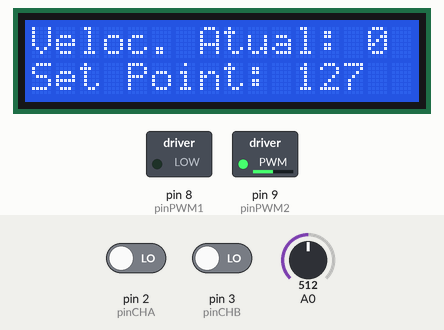
Simulated run of this sketch. Board: Arduino Uno, built with avr-gcc and run on an emulated ATmega328P. Parts: 16×2 character LCD, switched loads named in the sketch (green lamp = pin HIGH). Inputs (shaded band) come from the test bench; at power-on: A0 = 512, pin 2 (pinCHA) LOW, pin 3 (pinCHB) LOW. What the sketch prints to the serial monitor is not drawn.

Above: at 3.2 s.
3.3 s: A0 set to 716
At 5.3 s:
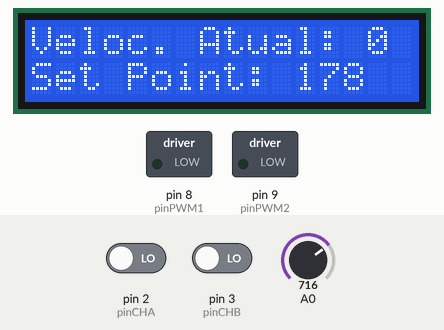
6.3 s: A0 set to 900
At 7.0 s:
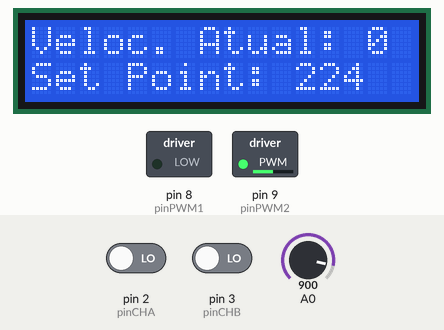
9.3 s: A0 set to 1023
At 10.7 s:
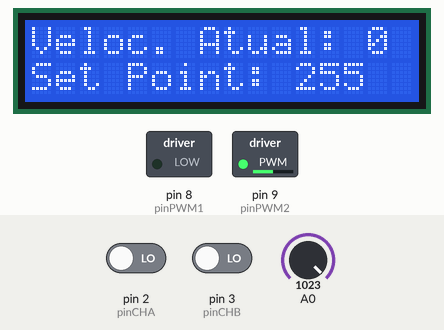
12.3 s: A0 set to 413
At 14.0 s:
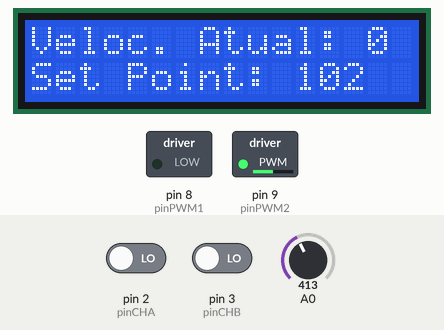
14.7 s: A0 set to 393
At 17.9 s:
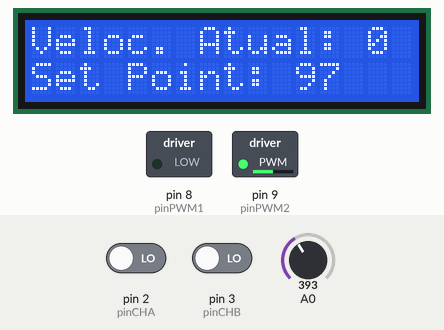
Timing chart, 0 to 21.1 s (numbered marks = the images above; inputs shaded):
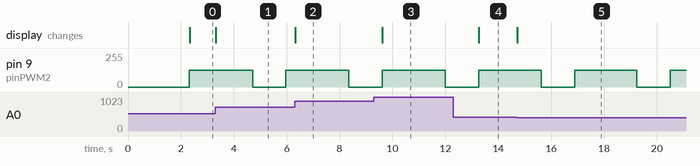

The sketch:

SSIA_motor_03.ino
```cpp
#include <LiquidCrystal.h>


//definir os pinos como entradas e saídas e configurar
#define pinCHA 2
#define pinCHB 3
#define pinPWM1 8
#define pinPWM2 9

volatile long int posicao=0;
bool teste1 = true;
bool teste2 = true;
int leitA,leitB;

const int rs = 12, en = 11, d4 = 7, d5 = 6, d6 = 5, d7 = 4;
int valorMapeado, valorPotenciometro;
LiquidCrystal lcd(rs, en, d4, d5, d6, d7);

void interrupt_pinCHA()
{
   leitA=digitalRead(pinCHA);
   leitB=digitalRead(pinCHB);
   if(leitA==HIGH)
   {
      if(leitB==HIGH) posicao--;
      if(leitB==LOW)  posicao++;
   }
   else
   {
      if(leitB==HIGH) posicao++;
      if(leitB==LOW)  posicao--;
   }
}

void interrupt_pinCHB()
{
   leitA=digitalRead(pinCHA);
   leitB=digitalRead(pinCHB);
   if(leitB==HIGH)
   {
      if(leitA==HIGH) posicao++;
      if(leitA==LOW)  posicao--;
   }
   else
   {
      if(leitA==HIGH) posicao--;
      if(leitA==LOW)  posicao++;
   }
}

void setup() {
  // put your setup code here, to run once:

  Serial.begin(115200);
  lcd.begin(16, 2);

  pinMode(pinCHA, INPUT);
  pinMode(pinCHB, INPUT);

  pinMode(pinPWM1, OUTPUT);
  pinMode(pinPWM2, OUTPUT);

  analogWrite(pinPWM1, 0); // (0 a 255)
  analogWrite(pinPWM2, 0);

  attachInterrupt(digitalPinToInterrupt(pinCHA), interrupt_pinCHA, CHANGE);
  attachInterrupt(digitalPinToInterrupt(pinCHB), interrupt_pinCHB, CHANGE);

  delay(2000);
}

void loop() {
  // put your main code here, to run repeatedly:
  if (teste1 == true) {

    for(int i=1;i<=50;i++)
  {
     analogWrite(pinPWM1, 0);
     analogWrite(pinPWM2, 0);
     Serial.print(0);Serial.println("\n");
     Serial.println(posicao);
     posicao=0;
     delay(5);
  }


  }

  if (teste2 == true) {

    for(int i=1;i<=200;i++)
  {
    valorPotenciometro = analogRead(A0); // Leitura do valor do potenciômetro
    valorMapeado = map(valorPotenciometro, 0, 1023, 0, 255); // Mapeia o valor para o intervalo de 0 a 255

    analogWrite(pinPWM1, 0);
    analogWrite(pinPWM2, 127);
    Serial.print(127);Serial.println("\n");
    Serial.println(posicao);

    lcd.clear(); // Limpa o conteúdo do display

    // Escreve o valor da variável no display
    lcd.setCursor(0, 0);
    lcd.print("Veloc. Atual: ");
    lcd.print(posicao);
    lcd.setCursor(0, 1);
    lcd.print("Set Point: ");
    lcd.print(valorMapeado);
    posicao=0;
    delay(5);
  }


  }

  teste1 = true;
  teste2 = true;

  analogWrite(pinPWM1, 0); // (0 a 255)
  analogWrite(pinPWM2, 0);


  delay(1000);

}
```

Measured:
- after the input at 3.3 s, the display: changes at once (image 1)
- after the input at 6.3 s, the display: changes at once (image 2)
- after the input at 9.3 s, the display: changes after 0.32 s (image 3)
- after the input at 12.3 s, the display: changes after 0.97 s (image 4)
- after the input at 14.7 s, the display: changes at once (image 5)
- by itself, pin 9 (pinPWM2): alternates 127/255 for 2.4 s and 0/255 for 1.3 s
